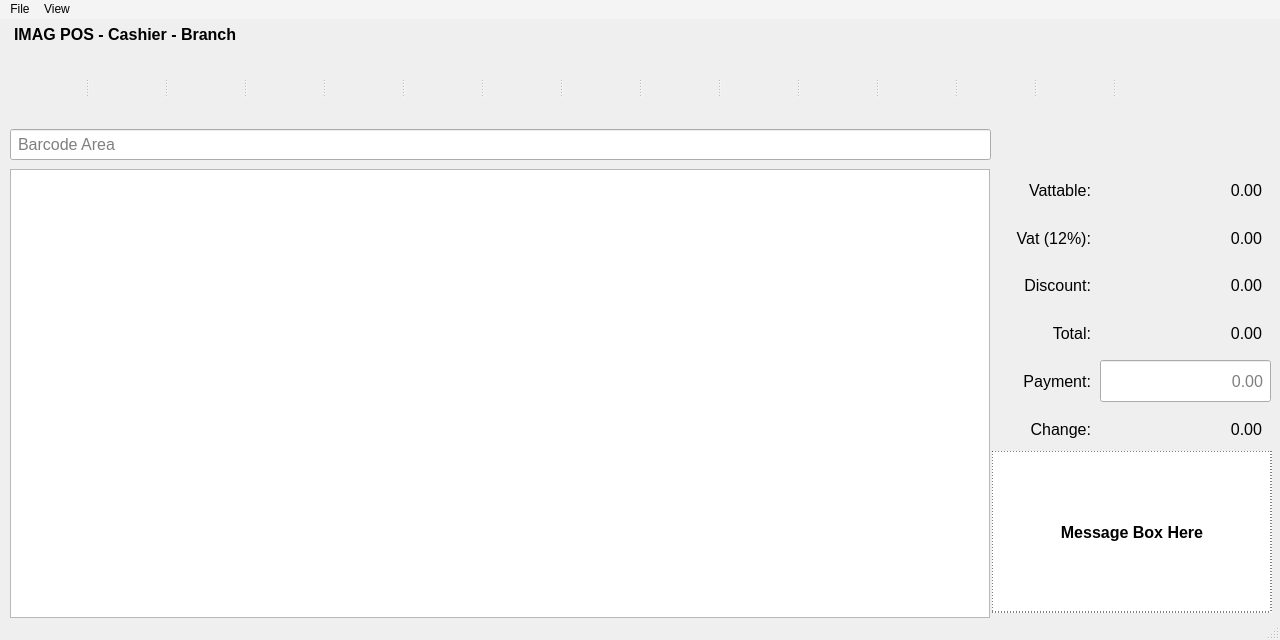
<?xml version="1.0" encoding="UTF-8"?>
<ui version="4.0">
 <class>MainWindow</class>
 <widget class="QMainWindow" name="MainWindow">
  <property name="geometry">
   <rect>
    <x>0</x>
    <y>0</y>
    <width>1280</width>
    <height>640</height>
   </rect>
  </property>
  <property name="sizePolicy">
   <sizepolicy hsizetype="Fixed" vsizetype="Preferred">
    <horstretch>0</horstretch>
    <verstretch>0</verstretch>
   </sizepolicy>
  </property>
  <property name="windowTitle">
   <string>MainWindow</string>
  </property>
  <widget class="QWidget" name="centralwidget">
   <property name="sizePolicy">
    <sizepolicy hsizetype="Fixed" vsizetype="Fixed">
     <horstretch>0</horstretch>
     <verstretch>0</verstretch>
    </sizepolicy>
   </property>
   <widget class="QTableWidget" name="productTable">
    <property name="geometry">
     <rect>
      <x>10</x>
      <y>150</y>
      <width>980</width>
      <height>449</height>
     </rect>
    </property>
    <property name="sizePolicy">
     <sizepolicy hsizetype="Fixed" vsizetype="Fixed">
      <horstretch>0</horstretch>
      <verstretch>0</verstretch>
     </sizepolicy>
    </property>
   </widget>
   <widget class="QLabel" name="label">
    <property name="geometry">
     <rect>
      <x>0</x>
      <y>0</y>
      <width>1000</width>
      <height>25</height>
     </rect>
    </property>
    <property name="font">
     <font>
      <pointsize>12</pointsize>
      <weight>75</weight>
      <bold>true</bold>
     </font>
    </property>
    <property name="styleSheet">
     <string notr="true">padding-left: 10px; padding-top: 5px;</string>
    </property>
    <property name="text">
     <string>IMAG POS - Cashier - Branch</string>
    </property>
   </widget>
   <widget class="QWidget" name="layoutWidget">
    <property name="geometry">
     <rect>
      <x>1100</x>
      <y>150</y>
      <width>171</width>
      <height>281</height>
     </rect>
    </property>
    <layout class="QVBoxLayout" name="verticalLayout_2">
     <item>
      <widget class="QLabel" name="vattableOutput">
       <property name="font">
        <font>
         <pointsize>12</pointsize>
        </font>
       </property>
       <property name="styleSheet">
        <string notr="true">margin-right: 5px;</string>
       </property>
       <property name="text">
        <string>0.00</string>
       </property>
       <property name="alignment">
        <set>Qt::AlignRight|Qt::AlignTrailing|Qt::AlignVCenter</set>
       </property>
      </widget>
     </item>
     <item>
      <widget class="QLabel" name="vatOutput">
       <property name="font">
        <font>
         <pointsize>12</pointsize>
        </font>
       </property>
       <property name="styleSheet">
        <string notr="true">margin-right: 5px;</string>
       </property>
       <property name="text">
        <string>0.00</string>
       </property>
       <property name="alignment">
        <set>Qt::AlignRight|Qt::AlignTrailing|Qt::AlignVCenter</set>
       </property>
      </widget>
     </item>
     <item>
      <widget class="QLabel" name="discountOutput">
       <property name="font">
        <font>
         <pointsize>12</pointsize>
        </font>
       </property>
       <property name="styleSheet">
        <string notr="true">margin-right: 5px;</string>
       </property>
       <property name="text">
        <string>0.00</string>
       </property>
       <property name="alignment">
        <set>Qt::AlignRight|Qt::AlignTrailing|Qt::AlignVCenter</set>
       </property>
      </widget>
     </item>
     <item>
      <widget class="QLabel" name="totalOutput">
       <property name="font">
        <font>
         <pointsize>12</pointsize>
        </font>
       </property>
       <property name="styleSheet">
        <string notr="true">margin-right: 5px;</string>
       </property>
       <property name="text">
        <string>0.00</string>
       </property>
       <property name="alignment">
        <set>Qt::AlignRight|Qt::AlignTrailing|Qt::AlignVCenter</set>
       </property>
      </widget>
     </item>
     <item>
      <widget class="QLineEdit" name="paymentArea">
       <property name="sizePolicy">
        <sizepolicy hsizetype="Expanding" vsizetype="Preferred">
         <horstretch>0</horstretch>
         <verstretch>0</verstretch>
        </sizepolicy>
       </property>
       <property name="minimumSize">
        <size>
         <width>0</width>
         <height>30</height>
        </size>
       </property>
       <property name="font">
        <font>
         <pointsize>12</pointsize>
        </font>
       </property>
       <property name="styleSheet">
        <string notr="true">padding-right: 5px;</string>
       </property>
       <property name="alignment">
        <set>Qt::AlignRight|Qt::AlignTrailing|Qt::AlignVCenter</set>
       </property>
       <property name="placeholderText">
        <string>0.00</string>
       </property>
      </widget>
     </item>
     <item>
      <widget class="QLabel" name="changeOuput">
       <property name="font">
        <font>
         <pointsize>12</pointsize>
        </font>
       </property>
       <property name="styleSheet">
        <string notr="true">margin-right: 5px;</string>
       </property>
       <property name="text">
        <string>0.00</string>
       </property>
       <property name="alignment">
        <set>Qt::AlignRight|Qt::AlignTrailing|Qt::AlignVCenter</set>
       </property>
      </widget>
     </item>
    </layout>
   </widget>
   <widget class="QWidget" name="layoutWidget">
    <property name="geometry">
     <rect>
      <x>990</x>
      <y>150</y>
      <width>101</width>
      <height>281</height>
     </rect>
    </property>
    <layout class="QVBoxLayout" name="verticalLayout">
     <item>
      <widget class="QLabel" name="varttableLabel">
       <property name="font">
        <font>
         <pointsize>12</pointsize>
        </font>
       </property>
       <property name="text">
        <string>Vattable:</string>
       </property>
       <property name="alignment">
        <set>Qt::AlignRight|Qt::AlignTrailing|Qt::AlignVCenter</set>
       </property>
      </widget>
     </item>
     <item>
      <widget class="QLabel" name="vatLabel">
       <property name="font">
        <font>
         <pointsize>12</pointsize>
        </font>
       </property>
       <property name="text">
        <string>Vat (12%):</string>
       </property>
       <property name="alignment">
        <set>Qt::AlignRight|Qt::AlignTrailing|Qt::AlignVCenter</set>
       </property>
      </widget>
     </item>
     <item>
      <widget class="QLabel" name="discountLabel">
       <property name="font">
        <font>
         <pointsize>12</pointsize>
        </font>
       </property>
       <property name="text">
        <string>Discount:</string>
       </property>
       <property name="alignment">
        <set>Qt::AlignRight|Qt::AlignTrailing|Qt::AlignVCenter</set>
       </property>
      </widget>
     </item>
     <item>
      <widget class="QLabel" name="totalLabel">
       <property name="font">
        <font>
         <pointsize>12</pointsize>
        </font>
       </property>
       <property name="text">
        <string>Total:</string>
       </property>
       <property name="alignment">
        <set>Qt::AlignRight|Qt::AlignTrailing|Qt::AlignVCenter</set>
       </property>
      </widget>
     </item>
     <item>
      <widget class="QLabel" name="paymentLabel">
       <property name="font">
        <font>
         <pointsize>12</pointsize>
        </font>
       </property>
       <property name="text">
        <string>Payment:</string>
       </property>
       <property name="alignment">
        <set>Qt::AlignRight|Qt::AlignTrailing|Qt::AlignVCenter</set>
       </property>
      </widget>
     </item>
     <item>
      <widget class="QLabel" name="changeLabel">
       <property name="font">
        <font>
         <pointsize>12</pointsize>
        </font>
       </property>
       <property name="text">
        <string>Change:</string>
       </property>
       <property name="alignment">
        <set>Qt::AlignRight|Qt::AlignTrailing|Qt::AlignVCenter</set>
       </property>
      </widget>
     </item>
    </layout>
   </widget>
   <widget class="QLineEdit" name="barcodeArea">
    <property name="geometry">
     <rect>
      <x>10</x>
      <y>110</y>
      <width>981</width>
      <height>31</height>
     </rect>
    </property>
    <property name="font">
     <font>
      <family>Segoe UI</family>
      <pointsize>12</pointsize>
     </font>
    </property>
    <property name="styleSheet">
     <string notr="true">padding-left: 5px;</string>
    </property>
    <property name="text">
     <string/>
    </property>
    <property name="placeholderText">
     <string>Barcode Area</string>
    </property>
   </widget>
   <widget class="QLabel" name="messageBox">
    <property name="geometry">
     <rect>
      <x>992</x>
      <y>432</y>
      <width>280</width>
      <height>162</height>
     </rect>
    </property>
    <property name="minimumSize">
     <size>
      <width>280</width>
      <height>162</height>
     </size>
    </property>
    <property name="maximumSize">
     <size>
      <width>275</width>
      <height>162</height>
     </size>
    </property>
    <property name="baseSize">
     <size>
      <width>100</width>
      <height>100</height>
     </size>
    </property>
    <property name="font">
     <font>
      <family>Segoe UI</family>
      <pointsize>12</pointsize>
      <weight>75</weight>
      <bold>true</bold>
     </font>
    </property>
    <property name="styleSheet">
     <string notr="true">background-color: white; border: 1px dashed black</string>
    </property>
    <property name="text">
     <string>Message Box Here</string>
    </property>
    <property name="alignment">
     <set>Qt::AlignCenter</set>
    </property>
   </widget>
   <widget class="QSplitter" name="splitter">
    <property name="geometry">
     <rect>
      <x>10</x>
      <y>30</y>
      <width>1195</width>
      <height>75</height>
     </rect>
    </property>
    <property name="orientation">
     <enum>Qt::Horizontal</enum>
    </property>
    <widget class="QLabel" name="tender">
     <property name="sizePolicy">
      <sizepolicy hsizetype="Fixed" vsizetype="Fixed">
       <horstretch>0</horstretch>
       <verstretch>0</verstretch>
      </sizepolicy>
     </property>
     <property name="minimumSize">
      <size>
       <width>75</width>
       <height>75</height>
      </size>
     </property>
     <property name="maximumSize">
      <size>
       <width>75</width>
       <height>75</height>
      </size>
     </property>
     <property name="baseSize">
      <size>
       <width>75</width>
       <height>75</height>
      </size>
     </property>
     <property name="cursor">
      <cursorShape>PointingHandCursor</cursorShape>
     </property>
     <property name="text">
      <string/>
     </property>
     <property name="pixmap">
      <pixmap resource="qt_resources.qrc">:/QtIcons/QtIcons/Tender_Cash.png</pixmap>
     </property>
     <property name="scaledContents">
      <bool>true</bool>
     </property>
     <property name="alignment">
      <set>Qt::AlignCenter</set>
     </property>
    </widget>
    <widget class="QLabel" name="discount">
     <property name="sizePolicy">
      <sizepolicy hsizetype="Fixed" vsizetype="Fixed">
       <horstretch>0</horstretch>
       <verstretch>0</verstretch>
      </sizepolicy>
     </property>
     <property name="minimumSize">
      <size>
       <width>75</width>
       <height>75</height>
      </size>
     </property>
     <property name="maximumSize">
      <size>
       <width>75</width>
       <height>75</height>
      </size>
     </property>
     <property name="baseSize">
      <size>
       <width>75</width>
       <height>75</height>
      </size>
     </property>
     <property name="cursor">
      <cursorShape>PointingHandCursor</cursorShape>
     </property>
     <property name="text">
      <string/>
     </property>
     <property name="pixmap">
      <pixmap resource="qt_resources.qrc">:/QtIcons/QtIcons/Discount.png</pixmap>
     </property>
     <property name="scaledContents">
      <bool>true</bool>
     </property>
     <property name="alignment">
      <set>Qt::AlignCenter</set>
     </property>
    </widget>
    <widget class="QLabel" name="taxExcempt">
     <property name="sizePolicy">
      <sizepolicy hsizetype="Fixed" vsizetype="Fixed">
       <horstretch>0</horstretch>
       <verstretch>0</verstretch>
      </sizepolicy>
     </property>
     <property name="minimumSize">
      <size>
       <width>75</width>
       <height>75</height>
      </size>
     </property>
     <property name="maximumSize">
      <size>
       <width>75</width>
       <height>75</height>
      </size>
     </property>
     <property name="baseSize">
      <size>
       <width>75</width>
       <height>75</height>
      </size>
     </property>
     <property name="cursor">
      <cursorShape>PointingHandCursor</cursorShape>
     </property>
     <property name="text">
      <string/>
     </property>
     <property name="pixmap">
      <pixmap resource="qt_resources.qrc">:/QtIcons/QtIcons/Tax_Excempt.png</pixmap>
     </property>
     <property name="scaledContents">
      <bool>true</bool>
     </property>
     <property name="alignment">
      <set>Qt::AlignCenter</set>
     </property>
    </widget>
    <widget class="QLabel" name="print">
     <property name="sizePolicy">
      <sizepolicy hsizetype="Fixed" vsizetype="Fixed">
       <horstretch>0</horstretch>
       <verstretch>0</verstretch>
      </sizepolicy>
     </property>
     <property name="minimumSize">
      <size>
       <width>75</width>
       <height>75</height>
      </size>
     </property>
     <property name="maximumSize">
      <size>
       <width>75</width>
       <height>75</height>
      </size>
     </property>
     <property name="baseSize">
      <size>
       <width>75</width>
       <height>75</height>
      </size>
     </property>
     <property name="cursor">
      <cursorShape>PointingHandCursor</cursorShape>
     </property>
     <property name="text">
      <string/>
     </property>
     <property name="pixmap">
      <pixmap resource="qt_resources.qrc">:/QtIcons/QtIcons/Print_Receipt.png</pixmap>
     </property>
     <property name="scaledContents">
      <bool>true</bool>
     </property>
     <property name="alignment">
      <set>Qt::AlignCenter</set>
     </property>
    </widget>
    <widget class="QLabel" name="search">
     <property name="sizePolicy">
      <sizepolicy hsizetype="Fixed" vsizetype="Fixed">
       <horstretch>0</horstretch>
       <verstretch>0</verstretch>
      </sizepolicy>
     </property>
     <property name="minimumSize">
      <size>
       <width>75</width>
       <height>75</height>
      </size>
     </property>
     <property name="maximumSize">
      <size>
       <width>75</width>
       <height>75</height>
      </size>
     </property>
     <property name="baseSize">
      <size>
       <width>75</width>
       <height>75</height>
      </size>
     </property>
     <property name="cursor">
      <cursorShape>PointingHandCursor</cursorShape>
     </property>
     <property name="text">
      <string/>
     </property>
     <property name="pixmap">
      <pixmap resource="qt_resources.qrc">:/QtIcons/QtIcons/Search.png</pixmap>
     </property>
     <property name="scaledContents">
      <bool>true</bool>
     </property>
     <property name="alignment">
      <set>Qt::AlignCenter</set>
     </property>
    </widget>
    <widget class="QLabel" name="inquire">
     <property name="sizePolicy">
      <sizepolicy hsizetype="Fixed" vsizetype="Fixed">
       <horstretch>0</horstretch>
       <verstretch>0</verstretch>
      </sizepolicy>
     </property>
     <property name="minimumSize">
      <size>
       <width>75</width>
       <height>75</height>
      </size>
     </property>
     <property name="maximumSize">
      <size>
       <width>75</width>
       <height>75</height>
      </size>
     </property>
     <property name="baseSize">
      <size>
       <width>75</width>
       <height>75</height>
      </size>
     </property>
     <property name="cursor">
      <cursorShape>PointingHandCursor</cursorShape>
     </property>
     <property name="text">
      <string/>
     </property>
     <property name="pixmap">
      <pixmap>QtIcons/Inquire.png</pixmap>
     </property>
     <property name="scaledContents">
      <bool>true</bool>
     </property>
     <property name="alignment">
      <set>Qt::AlignCenter</set>
     </property>
    </widget>
    <widget class="QLabel" name="search_hold">
     <property name="sizePolicy">
      <sizepolicy hsizetype="Fixed" vsizetype="Fixed">
       <horstretch>0</horstretch>
       <verstretch>0</verstretch>
      </sizepolicy>
     </property>
     <property name="minimumSize">
      <size>
       <width>75</width>
       <height>75</height>
      </size>
     </property>
     <property name="maximumSize">
      <size>
       <width>75</width>
       <height>75</height>
      </size>
     </property>
     <property name="baseSize">
      <size>
       <width>75</width>
       <height>75</height>
      </size>
     </property>
     <property name="cursor">
      <cursorShape>PointingHandCursor</cursorShape>
     </property>
     <property name="text">
      <string/>
     </property>
     <property name="pixmap">
      <pixmap resource="qt_resources.qrc">:/QtIcons/QtIcons/Search_Hold.png</pixmap>
     </property>
     <property name="scaledContents">
      <bool>true</bool>
     </property>
     <property name="alignment">
      <set>Qt::AlignCenter</set>
     </property>
    </widget>
    <widget class="QLabel" name="hold">
     <property name="sizePolicy">
      <sizepolicy hsizetype="Fixed" vsizetype="Fixed">
       <horstretch>0</horstretch>
       <verstretch>0</verstretch>
      </sizepolicy>
     </property>
     <property name="minimumSize">
      <size>
       <width>75</width>
       <height>75</height>
      </size>
     </property>
     <property name="maximumSize">
      <size>
       <width>75</width>
       <height>75</height>
      </size>
     </property>
     <property name="baseSize">
      <size>
       <width>75</width>
       <height>75</height>
      </size>
     </property>
     <property name="cursor">
      <cursorShape>PointingHandCursor</cursorShape>
     </property>
     <property name="text">
      <string/>
     </property>
     <property name="pixmap">
      <pixmap>QtIcons/Hold_Sale.png</pixmap>
     </property>
     <property name="scaledContents">
      <bool>true</bool>
     </property>
     <property name="alignment">
      <set>Qt::AlignCenter</set>
     </property>
    </widget>
    <widget class="QLabel" name="remove">
     <property name="sizePolicy">
      <sizepolicy hsizetype="Fixed" vsizetype="Fixed">
       <horstretch>0</horstretch>
       <verstretch>0</verstretch>
      </sizepolicy>
     </property>
     <property name="minimumSize">
      <size>
       <width>75</width>
       <height>75</height>
      </size>
     </property>
     <property name="maximumSize">
      <size>
       <width>75</width>
       <height>75</height>
      </size>
     </property>
     <property name="baseSize">
      <size>
       <width>75</width>
       <height>75</height>
      </size>
     </property>
     <property name="cursor">
      <cursorShape>PointingHandCursor</cursorShape>
     </property>
     <property name="text">
      <string/>
     </property>
     <property name="pixmap">
      <pixmap>QtIcons/Remove_Item.png</pixmap>
     </property>
     <property name="scaledContents">
      <bool>true</bool>
     </property>
     <property name="alignment">
      <set>Qt::AlignCenter</set>
     </property>
    </widget>
    <widget class="QLabel" name="void_2">
     <property name="sizePolicy">
      <sizepolicy hsizetype="Fixed" vsizetype="Fixed">
       <horstretch>0</horstretch>
       <verstretch>0</verstretch>
      </sizepolicy>
     </property>
     <property name="minimumSize">
      <size>
       <width>75</width>
       <height>75</height>
      </size>
     </property>
     <property name="maximumSize">
      <size>
       <width>75</width>
       <height>75</height>
      </size>
     </property>
     <property name="baseSize">
      <size>
       <width>75</width>
       <height>75</height>
      </size>
     </property>
     <property name="cursor">
      <cursorShape>PointingHandCursor</cursorShape>
     </property>
     <property name="text">
      <string/>
     </property>
     <property name="pixmap">
      <pixmap resource="qt_resources.qrc">:/QtIcons/QtIcons/Void_Transaction.png</pixmap>
     </property>
     <property name="scaledContents">
      <bool>true</bool>
     </property>
     <property name="alignment">
      <set>Qt::AlignCenter</set>
     </property>
    </widget>
    <widget class="QLabel" name="change">
     <property name="sizePolicy">
      <sizepolicy hsizetype="Fixed" vsizetype="Fixed">
       <horstretch>0</horstretch>
       <verstretch>0</verstretch>
      </sizepolicy>
     </property>
     <property name="minimumSize">
      <size>
       <width>75</width>
       <height>75</height>
      </size>
     </property>
     <property name="maximumSize">
      <size>
       <width>75</width>
       <height>75</height>
      </size>
     </property>
     <property name="baseSize">
      <size>
       <width>75</width>
       <height>75</height>
      </size>
     </property>
     <property name="cursor">
      <cursorShape>PointingHandCursor</cursorShape>
     </property>
     <property name="text">
      <string/>
     </property>
     <property name="pixmap">
      <pixmap>QtIcons/Change_Price.png</pixmap>
     </property>
     <property name="scaledContents">
      <bool>true</bool>
     </property>
     <property name="alignment">
      <set>Qt::AlignCenter</set>
     </property>
    </widget>
    <widget class="QLabel" name="add">
     <property name="sizePolicy">
      <sizepolicy hsizetype="Fixed" vsizetype="Fixed">
       <horstretch>0</horstretch>
       <verstretch>0</verstretch>
      </sizepolicy>
     </property>
     <property name="minimumSize">
      <size>
       <width>75</width>
       <height>75</height>
      </size>
     </property>
     <property name="maximumSize">
      <size>
       <width>75</width>
       <height>75</height>
      </size>
     </property>
     <property name="baseSize">
      <size>
       <width>75</width>
       <height>75</height>
      </size>
     </property>
     <property name="cursor">
      <cursorShape>PointingHandCursor</cursorShape>
     </property>
     <property name="text">
      <string/>
     </property>
     <property name="pixmap">
      <pixmap resource="qt_resources.qrc">:/QtIcons/QtIcons/Increase_Qty.png</pixmap>
     </property>
     <property name="scaledContents">
      <bool>true</bool>
     </property>
     <property name="alignment">
      <set>Qt::AlignCenter</set>
     </property>
    </widget>
    <widget class="QLabel" name="sub">
     <property name="sizePolicy">
      <sizepolicy hsizetype="Fixed" vsizetype="Fixed">
       <horstretch>0</horstretch>
       <verstretch>0</verstretch>
      </sizepolicy>
     </property>
     <property name="minimumSize">
      <size>
       <width>75</width>
       <height>75</height>
      </size>
     </property>
     <property name="maximumSize">
      <size>
       <width>75</width>
       <height>75</height>
      </size>
     </property>
     <property name="baseSize">
      <size>
       <width>75</width>
       <height>75</height>
      </size>
     </property>
     <property name="cursor">
      <cursorShape>PointingHandCursor</cursorShape>
     </property>
     <property name="text">
      <string/>
     </property>
     <property name="pixmap">
      <pixmap resource="qt_resources.qrc">:/QtIcons/QtIcons/Decrease_Qty.png</pixmap>
     </property>
     <property name="scaledContents">
      <bool>true</bool>
     </property>
     <property name="alignment">
      <set>Qt::AlignCenter</set>
     </property>
    </widget>
    <widget class="QLabel" name="returnProduct">
     <property name="sizePolicy">
      <sizepolicy hsizetype="Fixed" vsizetype="Fixed">
       <horstretch>0</horstretch>
       <verstretch>0</verstretch>
      </sizepolicy>
     </property>
     <property name="minimumSize">
      <size>
       <width>75</width>
       <height>75</height>
      </size>
     </property>
     <property name="maximumSize">
      <size>
       <width>75</width>
       <height>75</height>
      </size>
     </property>
     <property name="baseSize">
      <size>
       <width>75</width>
       <height>75</height>
      </size>
     </property>
     <property name="cursor">
      <cursorShape>PointingHandCursor</cursorShape>
     </property>
     <property name="text">
      <string/>
     </property>
     <property name="pixmap">
      <pixmap resource="qt_resources.qrc">:/QtIcons/QtIcons/Return_Product.png</pixmap>
     </property>
     <property name="scaledContents">
      <bool>true</bool>
     </property>
     <property name="alignment">
      <set>Qt::AlignCenter</set>
     </property>
    </widget>
    <widget class="QLabel" name="logout">
     <property name="sizePolicy">
      <sizepolicy hsizetype="Fixed" vsizetype="Fixed">
       <horstretch>0</horstretch>
       <verstretch>0</verstretch>
      </sizepolicy>
     </property>
     <property name="minimumSize">
      <size>
       <width>75</width>
       <height>75</height>
      </size>
     </property>
     <property name="maximumSize">
      <size>
       <width>75</width>
       <height>75</height>
      </size>
     </property>
     <property name="baseSize">
      <size>
       <width>75</width>
       <height>75</height>
      </size>
     </property>
     <property name="cursor">
      <cursorShape>PointingHandCursor</cursorShape>
     </property>
     <property name="text">
      <string/>
     </property>
     <property name="pixmap">
      <pixmap resource="qt_resources.qrc">:/QtIcons/QtIcons/Logout.png</pixmap>
     </property>
     <property name="scaledContents">
      <bool>true</bool>
     </property>
     <property name="alignment">
      <set>Qt::AlignCenter</set>
     </property>
    </widget>
   </widget>
  </widget>
  <widget class="QMenuBar" name="menubar">
   <property name="geometry">
    <rect>
     <x>0</x>
     <y>0</y>
     <width>1280</width>
     <height>21</height>
    </rect>
   </property>
   <property name="styleSheet">
    <string notr="true">background-color: #f4f4f4;</string>
   </property>
   <widget class="QMenu" name="menuFile">
    <property name="title">
     <string>File</string>
    </property>
    <addaction name="actionExit_F4"/>
   </widget>
   <widget class="QMenu" name="menuViews">
    <property name="title">
     <string>View</string>
    </property>
    <addaction name="actionReports"/>
    <addaction name="actionTransaction"/>
   </widget>
   <addaction name="menuFile"/>
   <addaction name="menuViews"/>
  </widget>
  <widget class="QStatusBar" name="statusbar"/>
  <action name="actionReports">
   <property name="text">
    <string>Reports</string>
   </property>
  </action>
  <action name="actionTransaction">
   <property name="text">
    <string>Transactions</string>
   </property>
  </action>
  <action name="actionExit_F4">
   <property name="text">
    <string>Exit (F4)</string>
   </property>
  </action>
 </widget>
 <tabstops>
  <tabstop>paymentArea</tabstop>
  <tabstop>barcodeArea</tabstop>
  <tabstop>productTable</tabstop>
 </tabstops>
 <resources>
  <include location="qt_resources.qrc"/>
  <include location="r.qrc"/>
 </resources>
 <connections/>
</ui>
